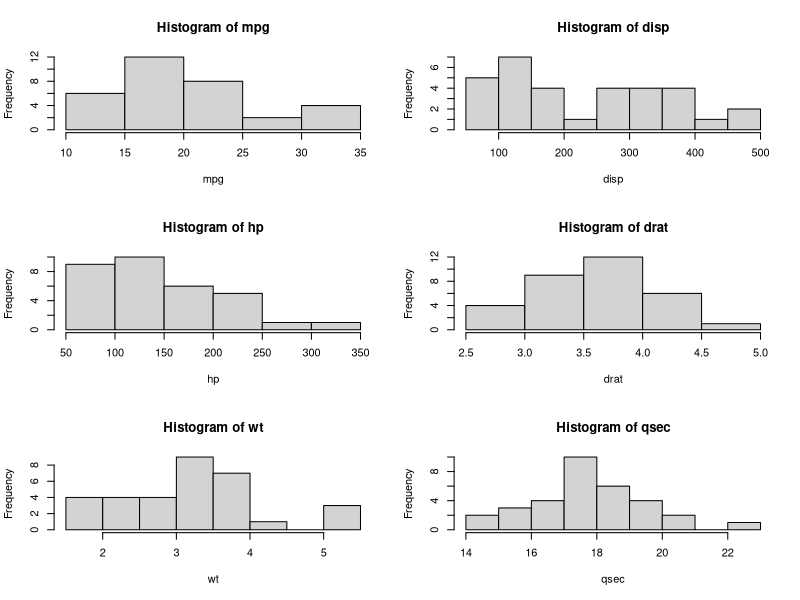

Reproduce this figure in R.
var = names(mtcars)
var

#Send to PDF

pdf("Histograms.pdf")


par(mfrow = c(3,2))

for (i in 1:7) {
  if (i==2){ #Exclude column 2
    i=i+1
  } else{
  hist(mtcars[[var[i]]], 
       main = paste("Histogram of", var[i]), 
       xlab = var[i], 
       ylab = "Frequency", 
       )
  }
}

dev.off()
